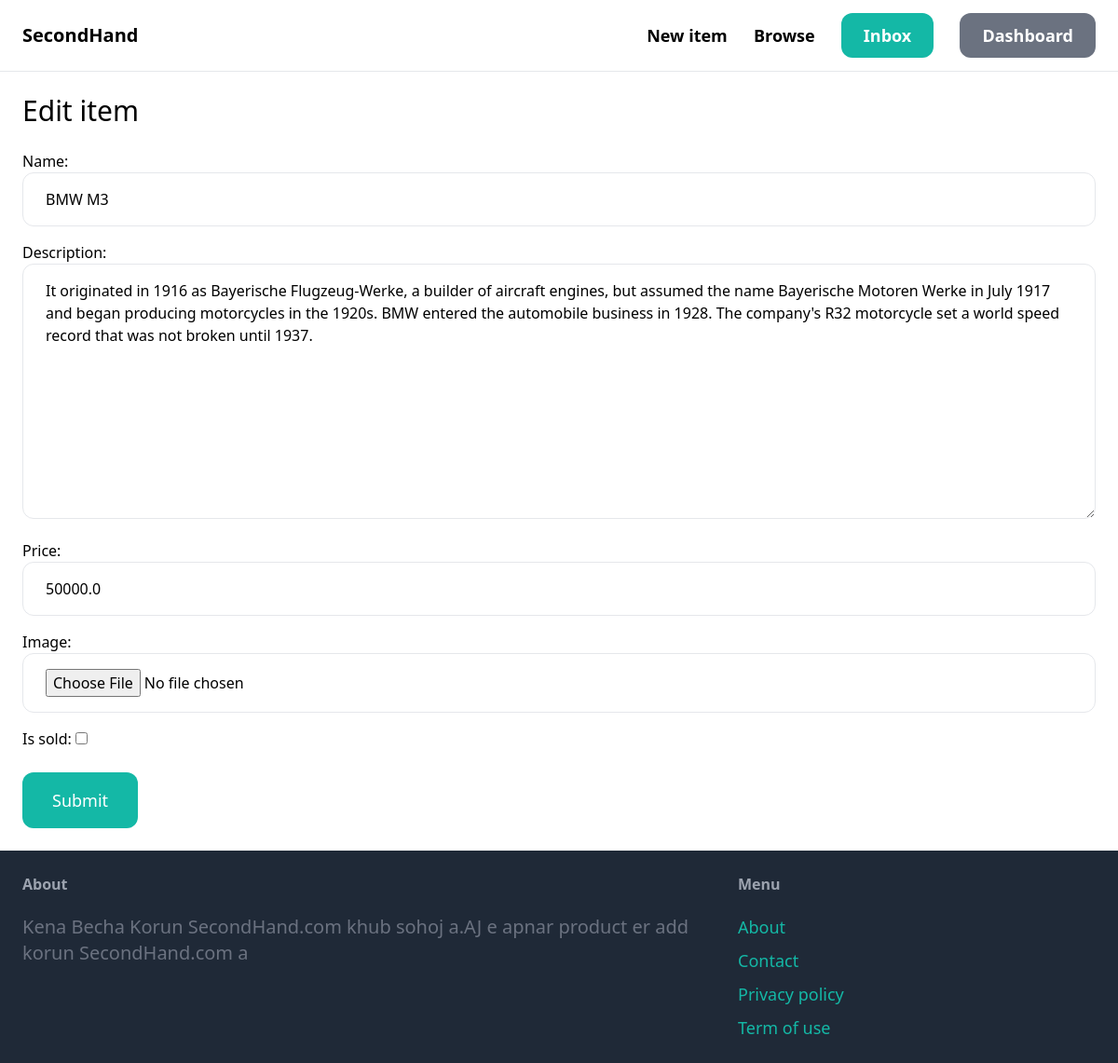
/items/1/edit/ (signed in), run on the app's committed database.
### item/models.py (models this page shows, shortened)
class Item(models.Model):
    category = models.ForeignKey(Category, related_name='items', on_delete=models.CASCADE)
    name = models.CharField(max_length=255)
    description = models.TextField(blank=True, null=True)
    price = models.FloatField()
    image = models.ImageField(upload_to='item_images', blank=True, null=True)
    is_sold = models.BooleanField(default=False)
    created_by = models.ForeignKey(User, related_name='items', on_delete=models.CASCADE)
    created_at = models.DateTimeField(auto_now_add=True)

### item/views.py (the view)
# urls.py: path('<int:pk>/edit/', views.edit, name='edit'),
@login_required
def edit(request, pk):
    item = get_object_or_404(Item, pk=pk, created_by=request.user)
    if request.method == 'POST':
        form = EditItemForm(request.POST, request.FILES, instance=item)
        if form.is_valid():
            form.save()
            return redirect('item:detail', pk=item.id)
    else:
        form = EditItemForm(instance=item)
    return render(request, 'item/form.html', {
        'form': form,
        'title': 'Edit item',
    })

### item/forms.py
class EditItemForm(forms.ModelForm):
    class Meta:
        model = Item
        fields = ('name', 'description', 'price', 'image', 'is_sold')
        widgets = {
            'name': forms.TextInput(attrs={
                'class': INPUT_CLASSES
            }),
            'description': forms.Textarea(attrs={
                'class': INPUT_CLASSES
            }),
            'price': forms.TextInput(attrs={
                'class': INPUT_CLASSES
            }),
            'image': forms.FileInput(attrs={
                'class': INPUT_CLASSES
            })
        }

### item/templates/item/form.html (shortened to what this page needs)
{% extends 'core/base.html' %}
{% block content %}
<h1 class="mb-6 text-3xl">{{ title }}</h1>
<form method="post" action="." enctype="multipart/form-data">
    <div class="space-y-4">
        {{ form.as_p }}
    </div>
    <button class="mt-6 py-4 px-8 text-lg bg-teal-500 hover:bg-teal-700 rounded-xl text-white">Submit</button>
</form>
{% endblock %}

### data on the page
Item: name "BMW M3", description "It originated in 1916 as Bayerische Flugzeug-Werke, a builder of aircraft engines, but assumed the name Bayerische Motoren Werke in July 1917 and began producing motorcycles in the 1920s. BMW entered the automobile business in 1928. The company's R32 motorcycle set a world speed record that was not broken until 1937.", price "50000.0"

### other printed values
{{ title }} "Edit item"
